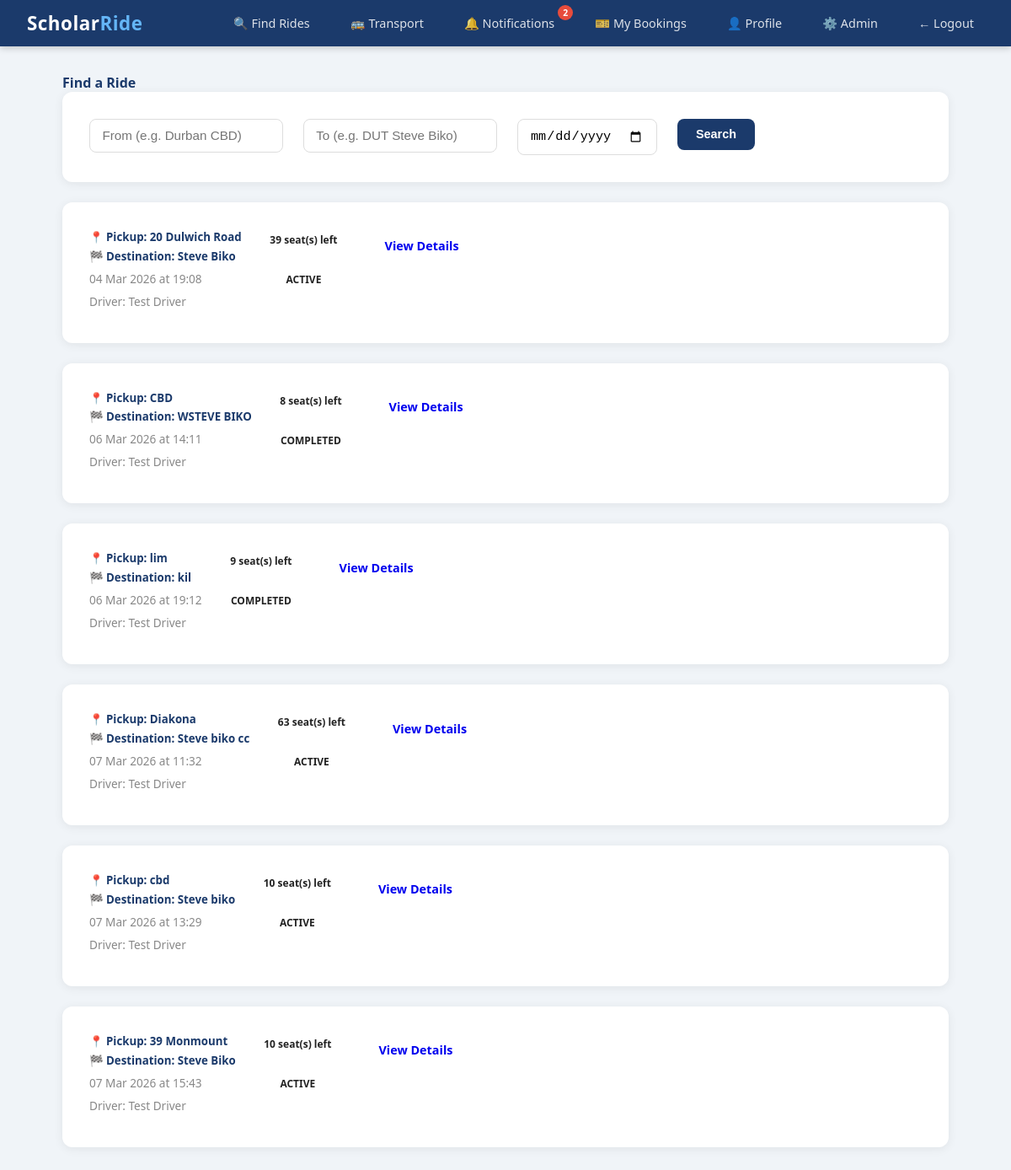
Page /rides (signed in) on the committed database.
### scholar_ride/models.py (models this page shows)
class Ride(db.Model):
    id = db.Column(db.Integer, primary_key=True)
    driver_id = db.Column(db.Integer, db.ForeignKey('user.id'), nullable=False)
    origin = db.Column(db.String(200), nullable=False)
    destination = db.Column(db.String(200), nullable=False)
    departure_time = db.Column(db.DateTime, nullable=False)
    available_seats = db.Column(db.Integer, nullable=False)
    total_seats = db.Column(db.Integer, nullable=False)
    status = db.Column(db.String(20), default='active')
    created_at = db.Column(db.DateTime, default=datetime.utcnow)
    bookings = db.relationship('Booking', backref='ride', lazy=True)

class User(db.Model, UserMixin):
    id = db.Column(db.Integer, primary_key=True)
    student_number = db.Column(db.String(20), unique=True, nullable=True)
    staff_number = db.Column(db.String(20), unique=True, nullable=True)
    full_name = db.Column(db.String(100), nullable=False)
    email = db.Column(db.String(120), unique=True, nullable=False)
    phone = db.Column(db.String(20), nullable=False)
    password_hash = db.Column(db.String(128), nullable=False)
    role = db.Column(db.String(20), default='student')
    department = db.Column(db.String(100), nullable=True)
    verified = db.Column(db.Boolean, default=False)
    approval_status = db.Column(db.String(20), default='pending')
    otp = db.Column(db.String(6), nullable=True)
    created_at = db.Column(db.DateTime, default=datetime.utcnow)
    rides = db.relationship('Ride', backref='driver', lazy=True)
    bookings = db.relationship('Booking', backref='student', lazy=True)

### scholar_ride/routes/rides.py (the view, shortened to what this page needs)
@rides.route('/')
@rides.route('/rides')
@login_required
def index():
    origin = request.args.get('origin', '')
    destination = request.args.get('destination', '')
    date = request.args.get('date', '')
    query = Ride.query.filter(Ride.status != 'cancelled')
    if origin:
        query = query.filter(Ride.origin.ilike(f'%{origin}%'))
    if destination:
        query = query.filter(Ride.destination.ilike(f'%{destination}%'))
    all_rides = query.order_by(Ride.departure_time.asc()).all()
    return render_template('rides/index.html', rides=all_rides)

### scholar_ride/models.py (called while the page is built)
@login_manager.user_loader
def load_user(user_id):
    return User.query.get(int(user_id))

### scholar_ride/templates/rides/index.html (shortened to what this page needs)
{% extends "base.html" %}
{% block content %}
<div class="row mb-4">
    <div class="col">
        <h4 style="color:#1B3A6B;"> Find a Ride</h4>
    </div>
</div>
<div class="card p-3 mb-4">
    <form method="GET" action="/rides">
        <div class="row g-2">
            <div class="col-md-4">
                <input type="text" name="origin" class="form-control"
                       placeholder="From (e.g. Durban CBD)"
                       value="{{ request.args.get('origin', '') }}">
            </div>
            <div class="col-md-4">
                <input type="text" name="destination" class="form-control"
                       placeholder="To (e.g. DUT Steve Biko)"
                       value="{{ request.args.get('destination', '') }}">
            </div>
            <div class="col-md-2">
                <input type="date" name="date" class="form-control"
                       value="{{ request.args.get('date', '') }}">
            </div>
            <div class="col-md-2">
                <button type="submit" class="btn btn-primary w-100">
                     Search
                </button>
            </div>
        </div>
    </form>
</div>
{% if rides %}
    {% for ride in rides %}
    <div class="card mb-3 p-3">
        <div class="row align-items-center">
            <div class="col-md-6">
                <h5 style="color:#1B3A6B; margin-bottom:0.3rem;">
                   📍 Pickup: {{ ride.origin }}
                </h5>
                <h5 style="color:#1B3A6B; margin-bottom:0.5rem;">
                   🏁 Destination: {{ ride.destination }}
                </h5>
                <p class="mb-1 text-muted">
                    {{ ride.departure_time.strftime('%d %b %Y at %H:%M') }}
                </p>
                <p class="mb-1 text-muted">
                     Driver: {{ ride.driver.full_name }}
                </p>
            </div>
            <div class="col-md-3 text-center">
                {% if ride.available_seats > 0 %}
                    <span class="badge bg-success fs-6">
                        {{ ride.available_seats }} seat(s) left
                    </span>
                {% else %}
                    <span class="badge bg-danger fs-6">Full</span>
                {% endif %}
                <br><br>
                <span class="badge
                    {% if ride.status == 'active' %}bg-primary
                    {% elif ride.status == 'cancelled' %}bg-danger
                    {% elif ride.status == 'delayed' %}bg-warning
                    {% elif ride.status == 'breakdown' %}bg-danger
                    {% else %}bg-secondary{% endif %}">
                    {{ ride.status | upper }}
                </span>
            </div>
            <div class="col-md-3 text-end">
                <a href="/rides/{{ ride.id }}" class="btn btn-outline-primary">
                    View Details
                </a>
            </div>
        </div>
    </div>
    {% endfor %}
{% else %}
    <div class="text-center mt-5">
        <i class="bi bi-car-front" style="font-size:4rem; color:#ccc;"></i>
        <p class="text-muted mt-3">No rides found. Try a different search.</p>
    </div>
{% endif %}
{% endblock %}

### scholar_ride/templates/base.html (style rules this page uses)
*, *::before, *::after { box-sizing: border-box; margin: 0; padding: 0; }
body { font-family: 'Segoe UI', Tahoma, Geneva, Verdana, sans-serif; background: #f0f4f8; color: #222; }
.card { background: white; border-radius: 12px; box-shadow: 0 2px 12px rgba(0,0,0,0.07); padding: 2rem; margin-bottom: 1.5rem; }
.form-control, .form-select { width: 100%; padding: 0.65rem 0.9rem; border: 1.5px solid #ddd; border-radius: 8px; font-size: 0.95rem; transition: border-color 0.2s; background: white; }
.btn { display: inline-block; padding: 0.65rem 1.4rem; border-radius: 8px; font-size: 0.9rem; font-weight: 600; cursor: pointer; border: none; text-decoration: none; text-align: center; transition: all 0.2s; }
.btn-primary { background: #1B3A6B; color: white; }
.badge { display: inline-block; padding: 0.25rem 0.6rem; border-radius: 20px; font-size: 0.75rem; font-weight: 700; }
.row { display: flex; flex-wrap: wrap; gap: 1.5rem; }
.col { flex: 1; min-width: 200px; }
.text-center { text-align: center; }
.text-muted { color: #888; font-size: 0.85rem; }
.mb-1 { margin-bottom: 0.5rem; }
.w-100 { width: 100%; }

### rows in the picture
Ride: origin "20 Dulwich Road", destination "Steve Biko", departure_time "04 Mar 2026 at 19:08", driver.full_name "Test Driver", available_seats "39", status "ACTIVE"
Ride: origin "CBD", destination "WSTEVE BIKO", departure_time "06 Mar 2026 at 14:11", driver.full_name "Test Driver", available_seats "8", status "COMPLETED"
Ride: origin "lim", destination "kil", departure_time "06 Mar 2026 at 19:12", driver.full_name "Test Driver", available_seats "9", status "COMPLETED"
Ride: origin "Diakona", destination "Steve biko cc", departure_time "07 Mar 2026 at 11:32", driver.full_name "Test Driver", available_seats "63", status "ACTIVE"
Ride: origin "cbd", destination "Steve biko", departure_time "07 Mar 2026 at 13:29", driver.full_name "Test Driver", available_seats "10", status "ACTIVE"
Ride: origin "39 Monmount", destination "Steve Biko", departure_time "07 Mar 2026 at 15:43", driver.full_name "Test Driver", available_seats "10", status "ACTIVE"

### other values in the picture
{{ unread_count }} "2"
